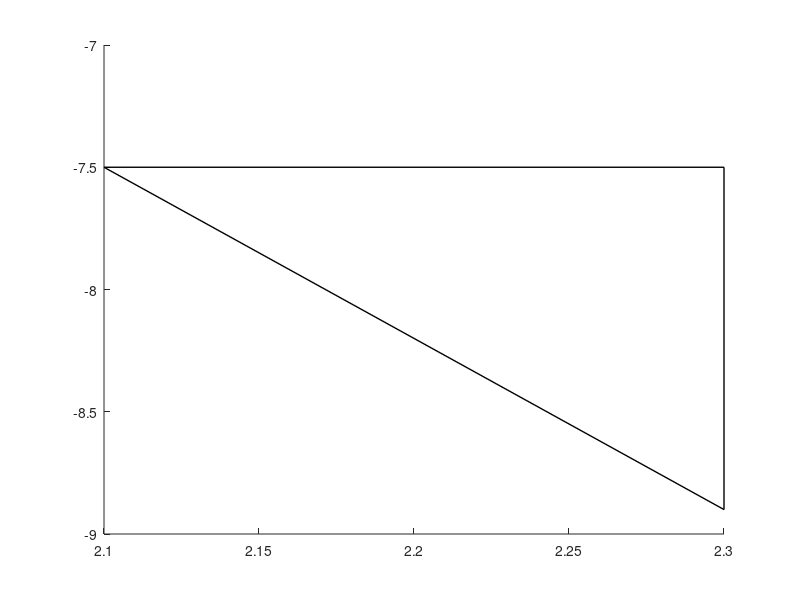

This chart was generated by the following MATLAB code:

start_x = 2.1;
start_y = -7.5;

end_x = 2.3;

slope = -7;

delta = abs(start_x-end_x);
end_y = start_y + slope * delta;

hold on;

% draw horizontal line
plot([start_x,end_x ],[start_y,start_y],...
    '-k','LineWidth',1,'HandleVisibility','off')

% draw vertical line
hold on;

plot([end_x,end_x],[start_y,end_y],...
    '-k','LineWidth',1,'HandleVisibility','off')

% draw line 3
plot([start_x, end_x ],[start_y,end_y],...
    '-k','LineWidth',1,'HandleVisibility','off')


